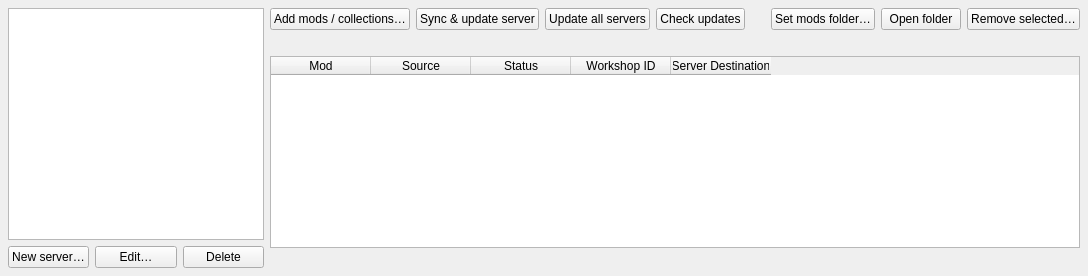
      <widget class="QWidget" name="serverPage">
       <attribute name="title">
        <string>Server Manager</string>
       </attribute>
       <attribute name="toolTip">
        <string>Create server profiles and manage Workshop mod and collection installations per server</string>
       </attribute>
       <layout class="QHBoxLayout" name="serverLayout" stretch="0,1">
        <property name="leftMargin">
         <number>8</number>
        </property>
        <property name="topMargin">
         <number>8</number>
        </property>
        <property name="rightMargin">
         <number>8</number>
        </property>
        <property name="bottomMargin">
         <number>8</number>
        </property>
        <item>
         <layout class="QVBoxLayout" name="serverSidebarLayout" stretch="1,0">
          <item>
           <widget class="QListWidget" name="serverList">
            <property name="minimumSize">
             <size>
              <width>210</width>
              <height>0</height>
             </size>
            </property>
            <property name="maximumSize">
             <size>
              <width>260</width>
              <height>16777215</height>
             </size>
            </property>
           </widget>
          </item>
          <item>
           <layout class="QHBoxLayout" name="serverListButtons">
            <item>
             <widget class="QPushButton" name="addServerButton">
              <property name="text">
               <string>New server…</string>
              </property>
             </widget>
            </item>
            <item>
             <widget class="QPushButton" name="editServerButton">
              <property name="text">
               <string>Edit…</string>
              </property>
             </widget>
            </item>
            <item>
             <widget class="QPushButton" name="removeServerButton">
              <property name="text">
               <string>Delete</string>
              </property>
             </widget>
            </item>
           </layout>
          </item>
         </layout>
        </item>
        <item>
         <layout class="QVBoxLayout" name="serverMainLayout" stretch="0,0,1,0">
          <item>
           <layout class="QHBoxLayout" name="serverToolbar">
            <item>
             <widget class="QPushButton" name="addServerModsButton">
              <property name="text">
               <string>Add mods / collections…</string>
              </property>
             </widget>
            </item>
            <item>
             <widget class="QPushButton" name="syncServerButton">
              <property name="text">
               <string>Sync &amp;&amp; update server</string>
              </property>
             </widget>
            </item>
            <item>
             <widget class="QPushButton" name="syncAllServersButton">
              <property name="text">
               <string>Update all servers</string>
              </property>
             </widget>
            </item>
            <item>
             <widget class="QPushButton" name="checkServerUpdatesButton">
              <property name="text">
               <string>Check updates</string>
              </property>
             </widget>
            </item>
            <item>
             <spacer name="serverToolbarSpace">
              <property name="orientation">
               <enum>Qt::Orientation::Horizontal</enum>
              </property>
              <property name="sizeHint" stdset="0">
               <size>
                <width>20</width>
                <height>20</height>
               </size>
              </property>
             </spacer>
            </item>
            <item>
             <widget class="QPushButton" name="setServerFolderButton">
              <property name="text">
               <string>Set mods folder…</string>
              </property>
             </widget>
            </item>
            <item>
             <widget class="QPushButton" name="openServerFolderButton">
              <property name="text">
               <string>Open folder</string>
              </property>
             </widget>
            </item>
            <item>
             <widget class="QPushButton" name="removeServerModsButton">
              <property name="text">
               <string>Remove selected…</string>
              </property>
             </widget>
            </item>
           </layout>
          </item>
          <item>
           <widget class="QLabel" name="serverFolderLabel">
            <property name="text">
             <string />
            </property>
            <property name="textFormat">
             <enum>Qt::TextFormat::PlainText</enum>
            </property>
            <property name="wordWrap">
             <bool>true</bool>
            </property>
            <property name="textInteractionFlags">
             <set>Qt::TextInteractionFlag::TextSelectableByMouse</set>
            </property>
           </widget>
          </item>
          <item>
           <widget class="QTableWidget" name="serverModsView">
            <property name="contextMenuPolicy">
             <enum>Qt::ContextMenuPolicy::CustomContextMenu</enum>
            </property>
            <property name="editTriggers">
             <set>QAbstractItemView::EditTrigger::NoEditTriggers</set>
            </property>
            <property name="alternatingRowColors">
             <bool>true</bool>
            </property>
            <property name="selectionMode">
             <enum>QAbstractItemView::SelectionMode::ExtendedSelection</enum>
            </property>
            <property name="selectionBehavior">
             <enum>QAbstractItemView::SelectionBehavior::SelectRows</enum>
            </property>
            <property name="showGrid">
             <bool>false</bool>
            </property>
            <property name="wordWrap">
             <bool>false</bool>
            </property>
            <attribute name="verticalHeaderVisible">
             <bool>false</bool>
            </attribute>
            <attribute name="verticalHeaderDefaultSectionSize">
             <number>28</number>
            </attribute>
            <column>
             <property name="text">
              <string>Mod</string>
             </property>
            </column>
            <column>
             <property name="text">
              <string>Source</string>
             </property>
            </column>
            <column>
             <property name="text">
              <string>Status</string>
             </property>
            </column>
            <column>
             <property name="text">
              <string>Workshop ID</string>
             </property>
            </column>
            <column>
             <property name="text">
              <string>Server Destination</string>
             </property>
            </column>
           </widget>
          </item>
          <item>
           <widget class="QLabel" name="serverNoteLabel">
            <property name="text">
             <string />
            </property>
            <property name="textFormat">
             <enum>Qt::TextFormat::PlainText</enum>
            </property>
            <property name="wordWrap">
             <bool>true</bool>
            </property>
           </widget>
          </item>
         </layout>
        </item>
       </layout>
      </widget>
